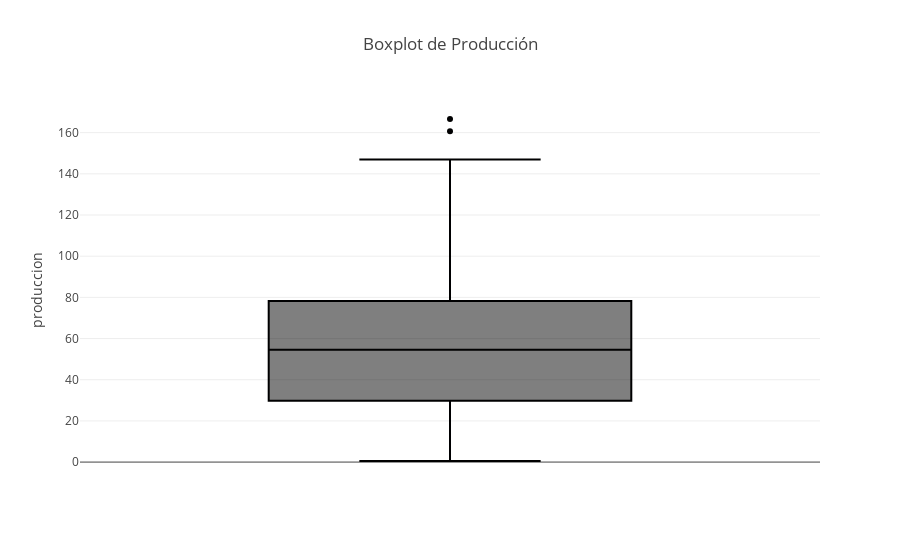

Write notebook code for a chart like this one.
### Markdown cell above
### BoxPlot para "area" y "produccion"

### Code cell
import plotly.express as px

fig = px.box(eda_rnn.df, y='produccion', title='Boxplot de Producción')
fig.show()

### Figure 1 — Plotly figure (JSON) as saved in the notebook; plotly's stock layout.template omitted (floating-point values rounded to 4 significant figures)
{"data": [{"alignmentgroup": "True", "hovertemplate": "produccion=%{y}<extra></extra>", "legendgroup": "", "marker": {"color": "#000001"}, "name": "", "notched": false, "offsetgroup": "", "orientation": "v", "showlegend": false, "x0": " ", "xaxis": "x", "y": [36.4, 62.2, 102.8, 29.95, 8.4, 7.7, 18.38, 60.9, 102.7, 93.7, 57.27, 53.34, 54.7, 75.0, 160.7, 103.1, 40.95, 44.27, 42.88, 105.0, 98.88, 65.1, 57.76, 125.5, 42.7, 56.49, 73.15, 54.42, 57.92, 29.05, 75.96, 123.3, 91.18, 49.88, 81.73, 67.2, 22.4, 21.35, 41.09, 64.4, 65.48, 34.65, 92.4, 91.85, 44.49, 56.7, 38.78, 89.92, 59.89, 49.56, 71.44, 39.06, 22.94, 4.375, 15.58, 82.78, 87.36, 61.26, 46.02, 47.78, 19.43, 26.6, 33.25, 27.48, 29.75, 46.03, 52.5, 23.1, 1.05, NaN, 23.1, 31.15, 24.15, 55.13, 81.55, 24.68, 25.69, 14.35, 20.82, 12.43, 21.18, 13.65, 13.65, 53.9, 48.65, 46.02, 76.09, 54.43, 9.87, 5.6, 18.48, 48.62, 53.55, 49.28, 42.46, 147.0, 78.51, 62.26, 73.43, 44.98, 31.29, 55.09, 65.87, 110.9, 75.36, 114.8, 166.6, 69.12, 106.5, 78.05, 76.3, 23.24, 104.4, 66.01, 80.12, 64.68, 97.39, 95.42, 140.7, 104.9, 0.53, NaN, 5.64, 73.34, 123.5, 93.07], "y0": " ", "yaxis": "y", "type": "box"}], "layout": {"xaxis": {"anchor": "y", "domain": [0.0, 1.0]}, "yaxis": {"anchor": "x", "domain": [0.0, 1.0], "title": {"text": "produccion"}}, "legend": {"tracegroupgap": 0}, "title": {"text": "Boxplot de Producción"}, "boxmode": "group"}}
